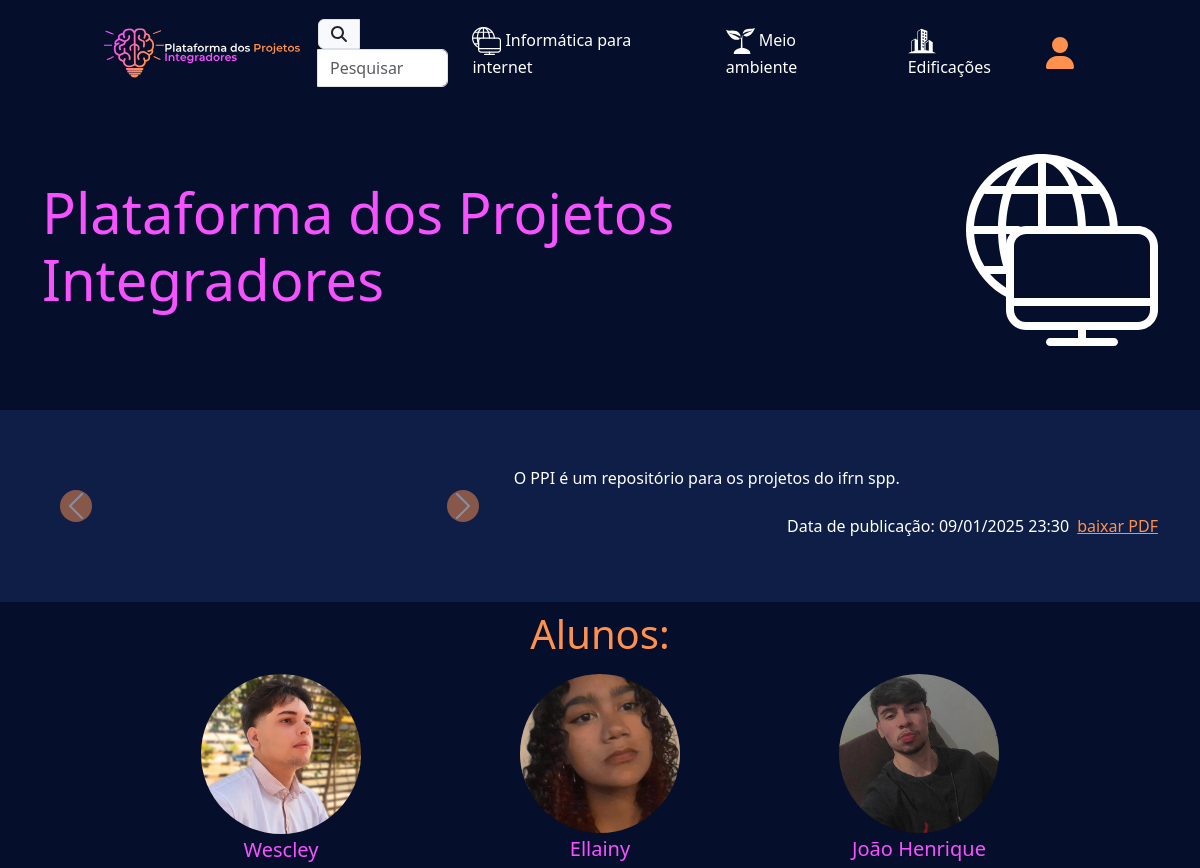
/post/1/ (upper part), run on an earlier commit of the app's database.
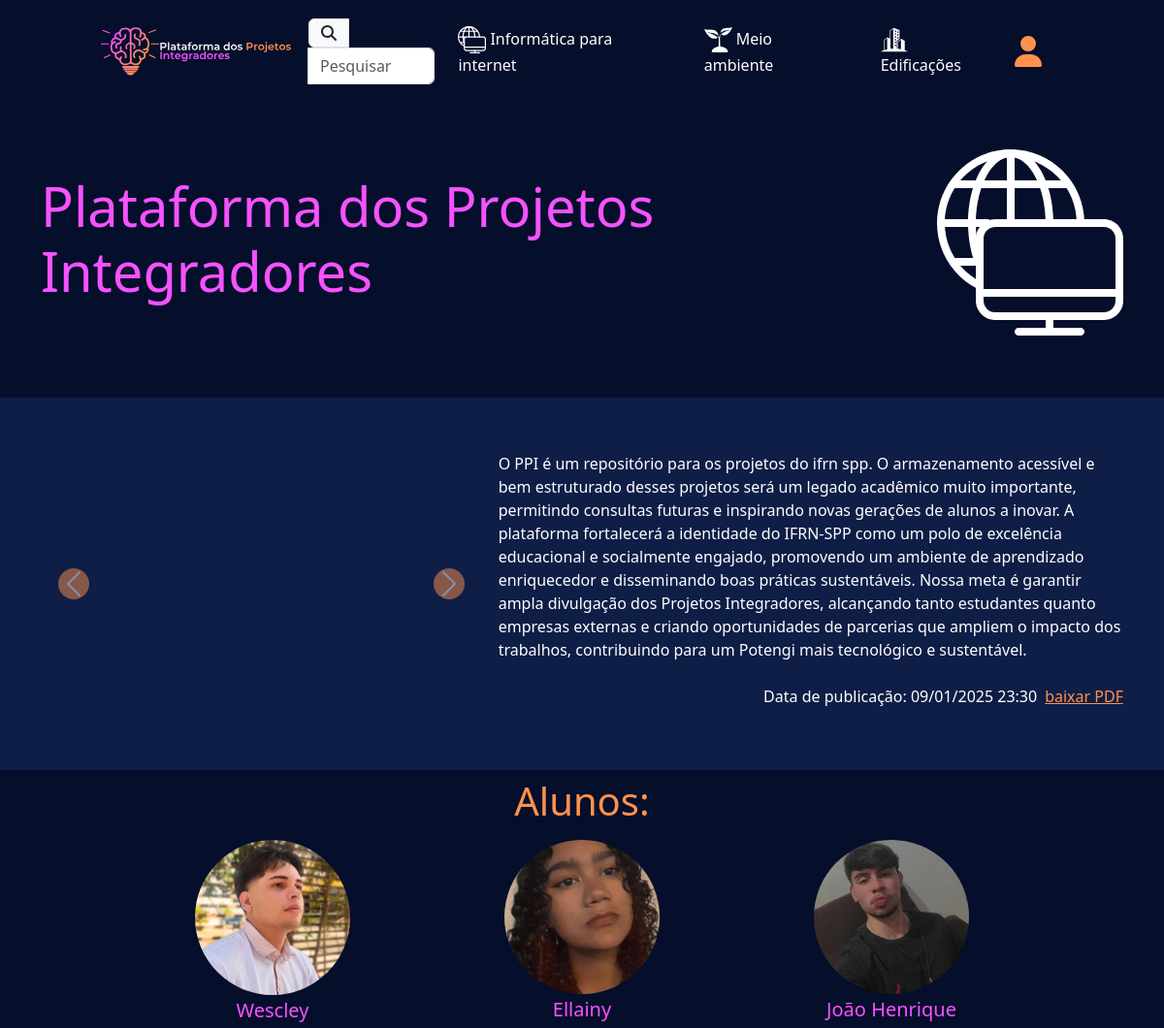
And on a later commit of the database.
### ppi/models.py (models this page shows, shortened)
class Projeto(models.Model):
    titulo = models.CharField(max_length=80)
    resumo = models.TextField(max_length=150)
    objetivo = models.TextField(max_length=2000)
    capa = models.ImageField('media/')
    pdf = models.FileField(blank=True, null=True)
    imagens = models.ImageField(blank=True, null=True)
    palavras_chave = models.CharField(max_length=200, blank=True, null=True)
    curso = models.ForeignKey(Curso,on_delete=models.CASCADE)
    alunos = models.ManyToManyField(Aluno, related_name="projetos")
    orientadores = models.ManyToManyField(Orientador, related_name="projetos")
    criado_em = models.DateTimeField(auto_now_add=True,null=True)

class Curso(models.Model):
    titulo = models.CharField(max_length=50)
    logo = models.FileField(blank=True)

### ppi/views.py (the view)
# urls.py: path("post/<int:id>/", views.post, name = "post"),
def post(request, id):
    projeto = get_object_or_404(Projeto, id=id)
    comentarios = projeto.comentarios.all()
    if request.method == "POST":
        form = ComentarioForm(request.POST)
        if form.is_valid():
            comentario = form.save(commit=False)
            comentario.usuario = request.user
            comentario.projeto = projeto
            comentario.save()
            return redirect('post', id=projeto.id)
    else:
        form = ComentarioForm()
    context = {
        'projeto': projeto,
        'comentarios': comentarios,
        'form': form
    }
    return render(request, "post.html", context)

### ppi/forms.py
class ComentarioForm(forms.ModelForm):
    class Meta:
        model = Comentario
        fields = ['texto']

### ppi/context_processors.py (called while the page is built)
def cursos(request):
    return {
        "cursos" : Curso.objects.all,
    }

### ppi/templates/post.html (shortened to what this page needs)
{% extends "base.html" %}
{% load static %}
{% block conteudo %}
<div class="container mb-3 py-5">
    <div class="row g-0">
        <div class="col-md-8 me-auto my-auto">
            <h1 class="roxinho text-left" style="font-size: 3.5em;">
                {{ projeto.titulo }}
            </h1>
        </div>
        <div class="col-md-4 d-flex justify-content-end my-auto">
            {% if projeto.curso.logo %}
                <img src="{{ projeto.curso.logo.url }}" alt="Logo" style="max-height: 12rem;">
            {% endif %}
        </div>
    </div>
</div>
<div class="container-fluid blueback">
    <div class="container py-5">
        <div class="row g-3 py-2">
            <div class="col-md-12 col-lg-5 col-sm-12 d-flex justify-content-start align-items-center">
                <div id="carouselExample" class="carousel slide w-100 pe-3" data-bs-ride="carousel">
                    <button class="carousel-control-prev" type="button" data-bs-target="#carouselExample" data-bs-slide="prev">
                        <span class="carousel-control-prev-icon fundo-laranja rounded-circle" aria-hidden="true"></span>
                    </button>
                    <button class="carousel-control-next" type="button" data-bs-target="#carouselExample" data-bs-slide="next">
                        <span class="carousel-control-next-icon fundo-laranja rounded-circle" aria-hidden="true"></span>
                    </button>
                </div>
            </div>
            <div class="col-md-12 col-lg-7 col-sm-12 d-flex justify-content-start align-items-center">
                <div class="w-100">
                    <p class="text-white text-left">
                        {{ projeto.resumo }}
                    </p>
                    <div class="d-flex justify-content-end align-items-center py-2">
                        <a class="text-white text-left nav-link">Data de publicação: {{projeto.criado_em|date:"d/m/Y H:i"}}</a>
                        <a class="text-left ms-2" style="color: rgb(255, 145, 77);"> baixar PDF </a>
                    </div>
                </div>
            </div>
        </div>
    </div>
</div>
<div class="container-fluid py-2">
    <div class="container container">
        <h1 class="text-center laranja">Alunos:</h1>
        <div class="d-flex flex-wrap justify-content-evenly align-items-center py-2">
            {% for aluno in projeto.alunos.all %}
            <a href="{% url 'verperfil' %}" style="text-decoration: none;">
                <div>
                    <img src="{% if aluno.foto %} {{aluno.foto.url}} {% else %} {% static 'imgs/usericn.jpg' %}{% endif %}" style="max-width: 10rem;" class="rounded-circle" alt="...">
                    <h5 class="text-center roxinho mt-1">{{aluno.nome}}</h5>
                </div>
            </a>
            {% endfor %}
        </div>
    </div>
</div>
{% endblock conteudo %}

What changed in the data, as far as the page shows it:
changed Projeto "Plataforma dos Projetos Integradores": resumo "O PPI é um repositório para os projetos do ifrn spp." → "…projetos do ifrn spp. O armazenamento acessível e bem estruturado desses projetos será um legado acadêmico muito importante, permitindo consultas futuras e inspirando novas gerações de alunos a inovar. A plataforma fortalecerá a identidade do IFRN-SPP como um polo de excelência educacional e socialmente engajado, promovendo um ambiente de aprendizado enriquecedor e disseminando boas práticas sustentáveis. Nossa meta é garantir ampla divulgação dos Projetos Integradores, alcançando tanto estudantes quanto empresas externas e criando oportunidades de parcerias que ampliem o impacto dos trabalhos, contribuindo para um Potengi mais tecnológico e sustentável."
